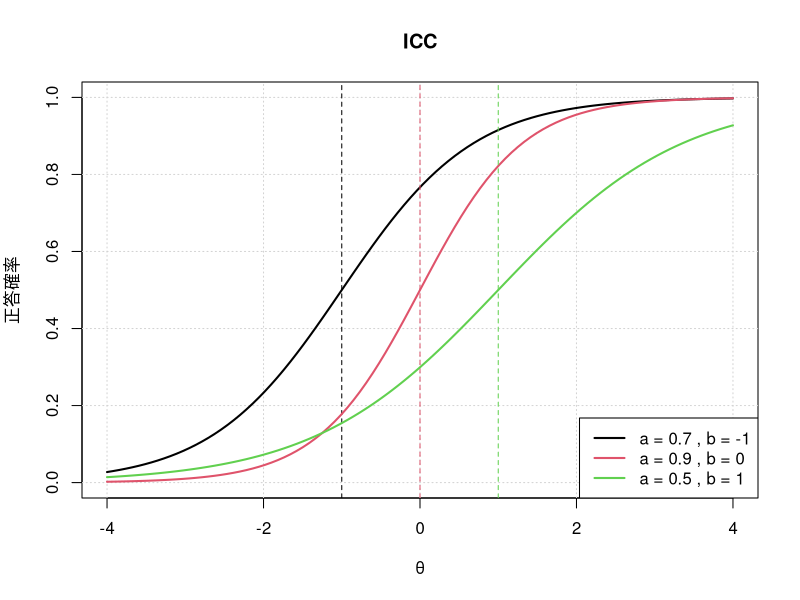
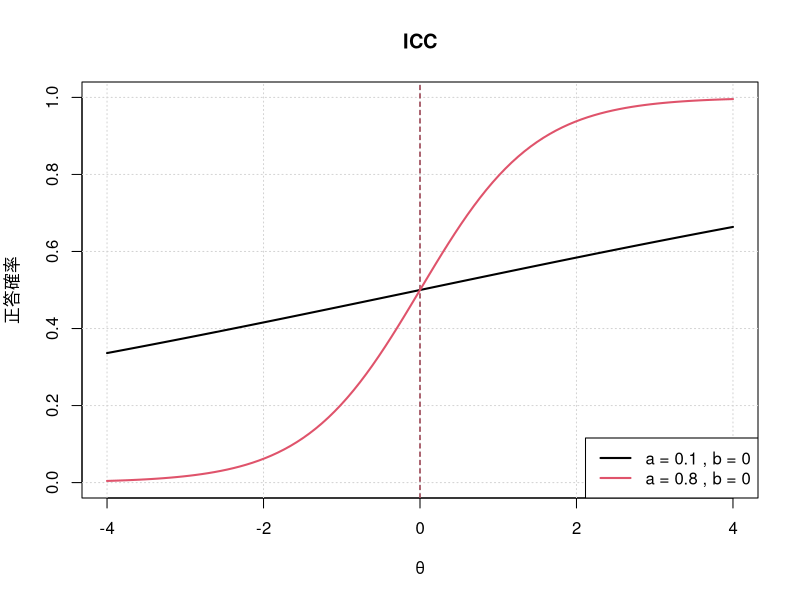

Write R code to recreate these figures, in order.
## ---- chunk 1
icc <- function(params, tr = c(-4, 4), np = 100) {
  # 引数チェック
  if (!is.list(params) || !all(c("a", "b") %in% names(params))) {
    stop("`params` must be a list with named elements `a` and `b`.")
  }
  if (length(params$a) != length(params$b)) {
    stop("`params$a` and `params$b` must have the same length.")
  }

  # 正答確率関数
  p2pl <- function(t, a, b) {
    1 / (1 + exp(-1.7 * a * (t - b)))
  }

  # 能力範囲を生成
  t_vals <- seq(tr[1], tr[2], length.out = np)

  # プロットの初期化
  plot(NULL, xlim = tr, ylim = c(0, 1), type = "n",
       xlab = "θ", ylab = "正答確率",
       main = "ICC")
  grid()

  # 各項目の特性曲線を描画
  for (i in seq_along(params$a)) {
    a <- params$a[i]
    b <- params$b[i]
    p_vals <- p2pl(t_vals, a, b)
    lines(t_vals, p_vals, lwd = 2, col = i)  # 番号を色に対応
    abline(v = b, col = i, lty = 2)          # 困難度のライン
  }

  # 凡例を追加
  legend("bottomright", legend = paste("a =", params$a, ", b =", params$b),
         col = seq_along(params$a), lwd = 2, bg = "white")
}

params1 <- list(
  a = c(0.7, 0.9, 0.5),
  b = c(-1, 0, 1)
)

icc(params1)
## ---- chunk 2
params2 <- list(
  a = c(0.1, 0.8),
  b = c(0, 0)
)

icc(params2)
